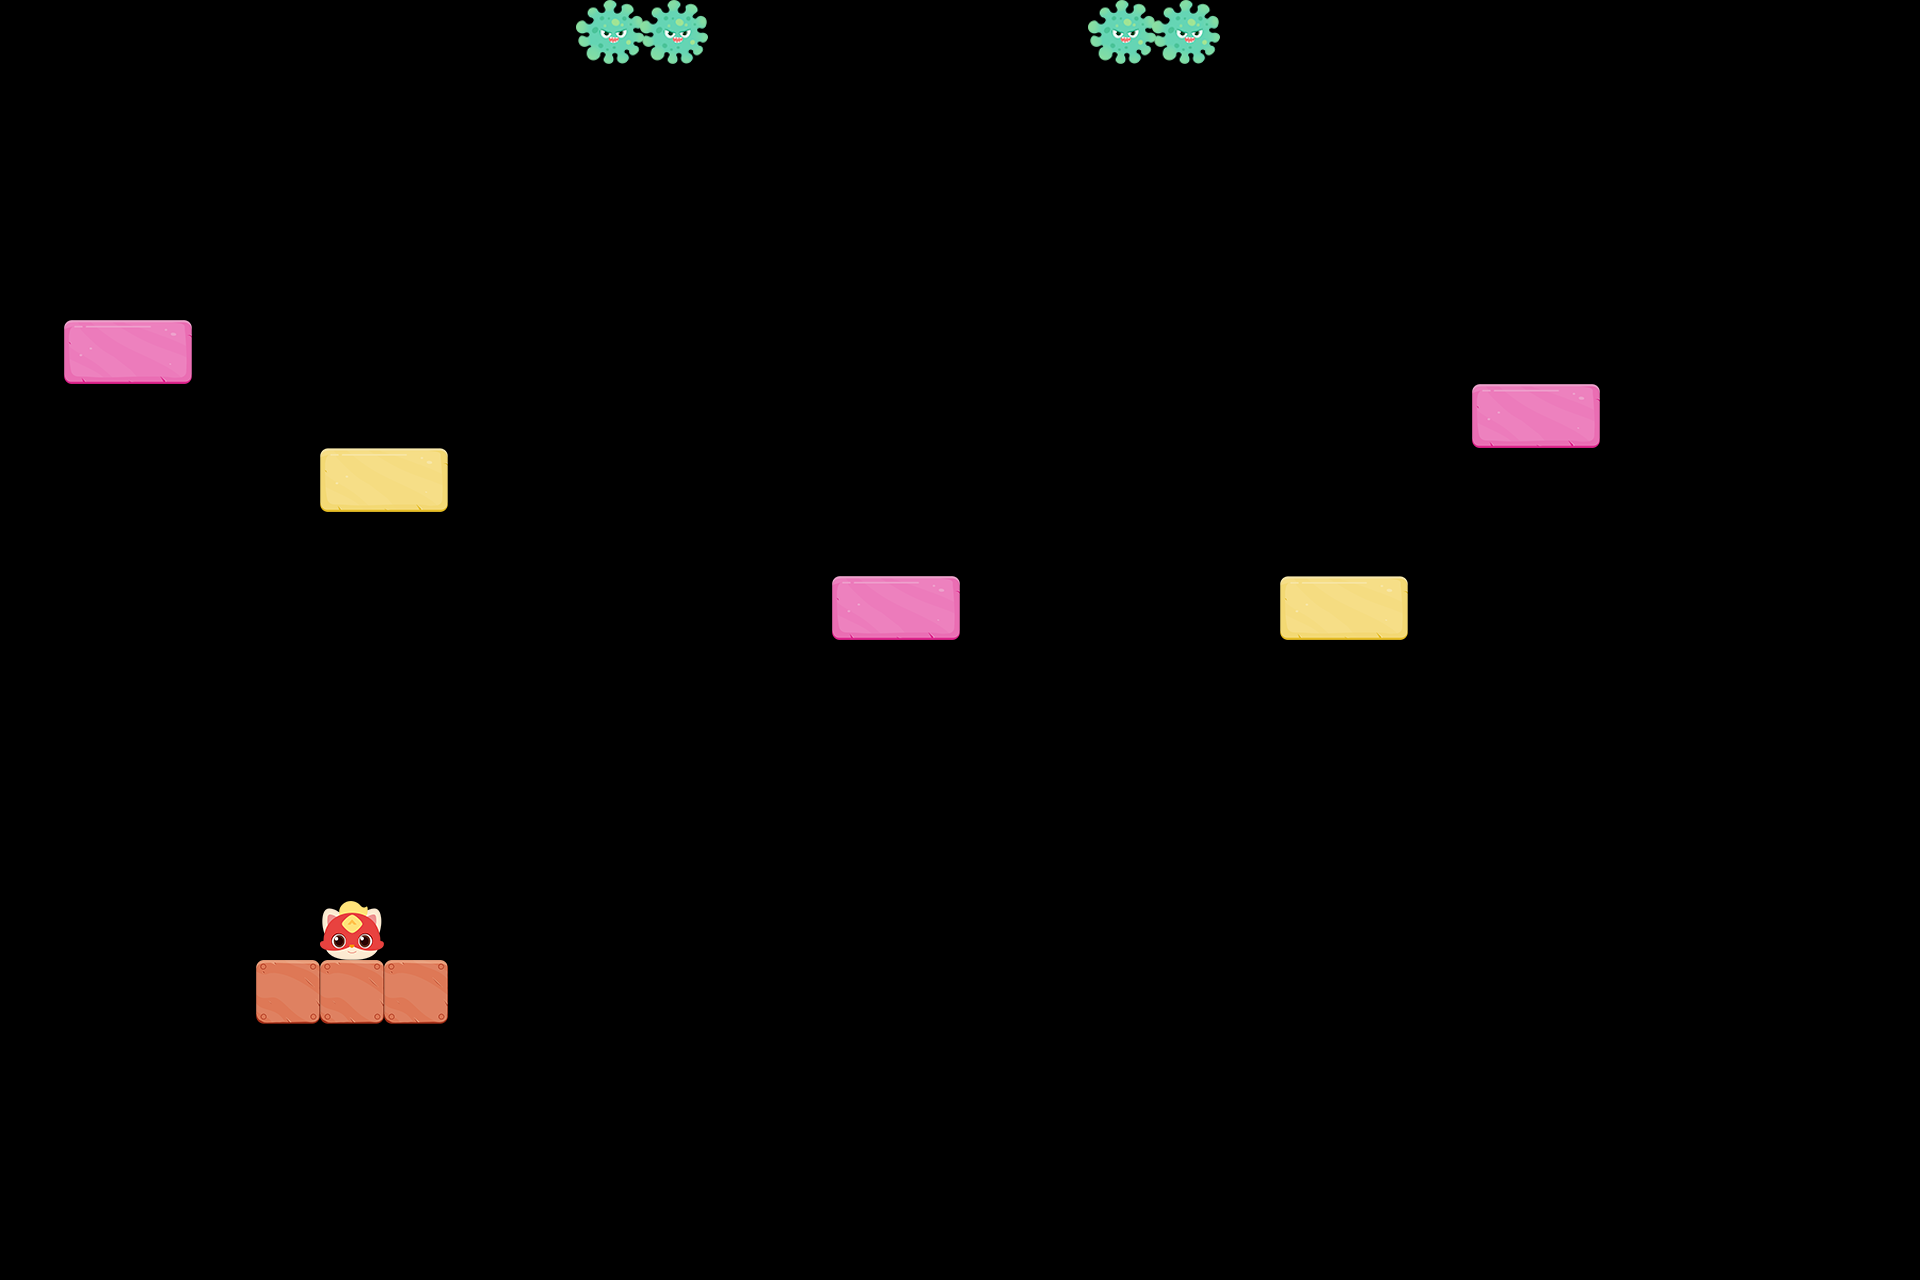

A 2D game scene composited from a Tiled map and its tileset images. What follows is a short description and the map's XML, with each tile layer's data collapsed to a summary:
An orthogonal 30x20 tile map with 64x64 px tiles, 4 tile layers (墙, 砖块, 障碍物, 玩家) and 2 objects.

<map version="1.9" tiledversion="1.9.2" orientation="orthogonal" renderorder="right-down" width="30" height="20" tilewidth="64" tileheight="64" infinite="0" nextlayerid="7" nextobjectid="4">
 <tileset firstgid="1" name="tile" tilewidth="739" tileheight="491" tilecount="32" columns="0">
  <grid orientation="orthogonal" width="1" height="1" />
  <tile id="0">
   <image width="64" height="59" source="../images/编程猫.png" />
  </tile>
  <tile id="1">
   <image width="68" height="64" source="../images/障碍物.png" />
  </tile>
  <tile id="2">
   <image width="64" height="71" source="../images/草灵灵.png" />
  </tile>
  <tile id="3">
   <image width="64" height="45" source="../images/大黄鸡.png" />
  </tile>
  <tile id="4">
   <image width="128" height="64" source="../images/会移动的砖块.png" />
  </tile>
  <tile id="5">
   <image width="64" height="84" source="../images/蓝雀.png" />
  </tile>
  <tile id="6">
   <image width="61" height="64" source="../images/木叶龙.png" />
  </tile>
  <tile id="7">
   <image width="64" height="51" source="../images/气泡鱼.png" />
  </tile>
  <tile id="8">
   <image width="64" height="64" source="../images/墙.png" />
  </tile>
  <tile id="9">
   <image width="56" height="106" source="../images/探月兔.png" />
  </tile>
  <tile id="10">
   <image width="64" height="76" source="../images/涂鸦狐.png" />
  </tile>
  <tile id="11">
   <image width="64" height="64" source="../images/小巴格.png" />
  </tile>
  <tile id="12">
   <image width="64" height="59" source="../images/小黄鸡.png" />
  </tile>
  <tile id="13">
   <image width="64" height="88" source="../images/小火熊.png" />
  </tile>
  <tile id="14">
   <image width="64" height="50" source="../images/小圆狸.png" />
  </tile>
  <tile id="15">
   <image width="80" height="80" source="../images/邪恶的敌人1.png" />
  </tile>
  <tile id="16">
   <image width="80" height="77" source="../images/邪恶的敌人2.png" />
  </tile>
  <tile id="17">
   <image width="80" height="57" source="../images/邪恶的敌人3.png" />
  </tile>
  <tile id="18">
   <image width="706" height="444" source="../images/游戏过关1.png" />
  </tile>
  <tile id="19">
   <image width="396" height="406" source="../images/游戏过关2.png" />
  </tile>
  <tile id="20">
   <image width="508" height="410" source="../images/游戏过关3.png" />
  </tile>
  <tile id="21">
   <image width="549" height="483" source="../images/游戏通关1.png" />
  </tile>
  <tile id="22">
   <image width="739" height="491" source="../images/游戏通关2.png" />
  </tile>
  <tile id="23">
   <image width="64" height="64" source="../images/block.png" />
  </tile>
  <tile id="24">
   <image width="128" height="64" source="../images/brick0.png" />
  </tile>
  <tile id="25">
   <properties>
    <property name="num" type="int" value="1" />
   </properties>
   <image width="128" height="64" source="../images/brick1.png" />
  </tile>
  <tile id="26">
   <properties>
    <property name="num" type="int" value="2" />
   </properties>
   <image width="128" height="64" source="../images/brick2.png" />
  </tile>
  <tile id="27">
   <image width="128" height="64" source="../images/brick3.png" />
  </tile>
  <tile id="28">
   <image width="128" height="64" source="../images/brick4.png" />
  </tile>
  <tile id="29">
   <image width="128" height="64" source="../images/brick5.png" />
  </tile>
  <tile id="30">
   <image width="128" height="64" source="../images/brick6.png" />
  </tile>
  <tile id="31">
   <image width="64" height="46" source="../images/panda.png" />
  </tile>
 </tileset>
 <layer id="1" name="墙" width="30" height="20">
  <data>[600 cells, 3 non-empty, 1 distinct tile ids]</data>
 </layer>
 <layer id="2" name="砖块" width="30" height="20">
  <data>[600 cells, 5 non-empty, 2 distinct tile ids]</data>
 </layer>
 <layer id="4" name="障碍物" width="30" height="20">
  <data>[600 cells, 4 non-empty, 1 distinct tile ids]</data>
 </layer>
 <objectgroup id="6" name="移动的砖块">
  <object id="1" gid="5" x="576" y="896" width="128" height="64">
   <properties>
    <property name="boundary_bottom" type="int" value="192" />
    <property name="boundary_top" type="int" value="608" />
    <property name="change_y" type="int" value="2" />
   </properties>
  </object>
  <object id="2" gid="5" x="1088" y="896" width="128" height="64">
   <properties>
    <property name="boundary_bottom" type="int" value="192" />
    <property name="boundary_top" type="int" value="608" />
    <property name="change_y" type="int" value="2" />
   </properties>
  </object>
 </objectgroup>
 <layer id="3" name="玩家" width="30" height="20">
  <data>[600 cells, 1 non-empty, 1 distinct tile ids]</data>
 </layer>
</map>
